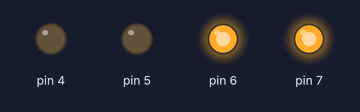
The sketch below on a simulated Arduino Uno, built with avr-gcc and run on an emulated ATmega328P. On the bench: output pins drawn as LEDs (lit = HIGH).

Above: at 0.03 s.
At 1.43 s:
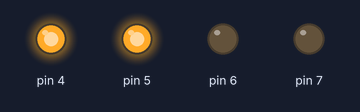
At 2.9 s:
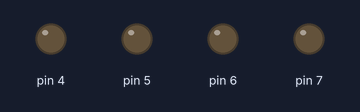
Timing chart, 0 to 3.2 s (numbered marks = the images above):
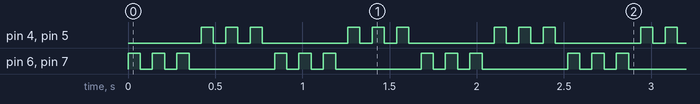

Measured:
- by itself, pin 4–7: repeats every 0.84 s: 2 × (LOW 0.07 s, HIGH 0.07 s), LOW 0.49 s, HIGH 0.07 s

The sketch:

Bl_lys.ino
```cpp
void setup() {
pinMode(4, OUTPUT);
pinMode(5, OUTPUT);
pinMode(6, OUTPUT);
pinMode(7, OUTPUT);

}

void loop() {
    right();
    right();
    right();
    left();
    left();
    left();

}

void right(){
  digitalWrite(6, HIGH);
  digitalWrite(7, HIGH);
  delay(70);

  digitalWrite(6, LOW);
  digitalWrite(7, LOW);
  delay(70);
}


void left(){

  digitalWrite(4, HIGH);
  digitalWrite(5, HIGH);
  delay(70);

  digitalWrite(4, LOW);
  digitalWrite(5, LOW);
  delay(70);
}
```
